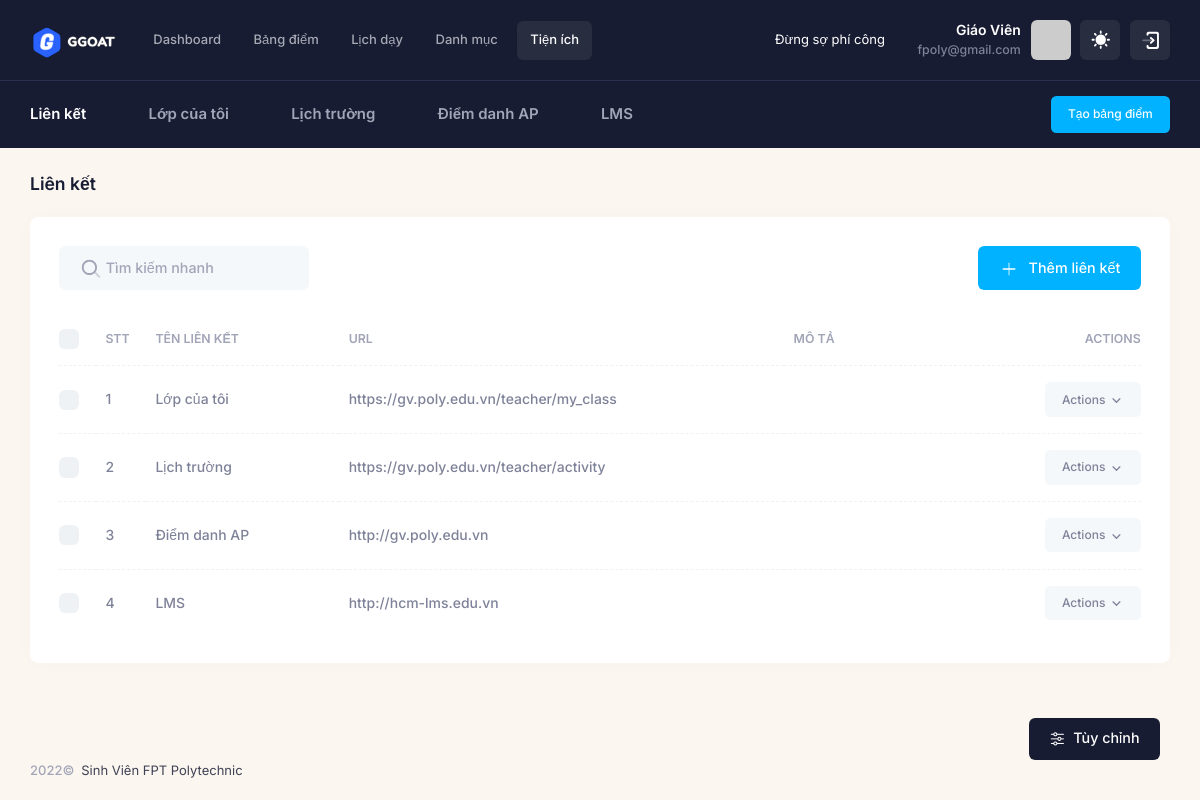
The app's page /tien-ich/lien-ket (signed in) with its own data.
### tables this page shows
CREATE TABLE `teachers` (
  `id_teacher` int(11) NOT NULL,
  `name` varchar(225) NOT NULL,
  `email` varchar(225) NOT NULL,
  `password` text NOT NULL,
  `register_date` datetime DEFAULT NULL,
  `code_donate` text NOT NULL,
  `id_coso` int(11) DEFAULT NULL COMMENT 'cơ sở đang dạy',
  `status` enum('1','2') NOT NULL DEFAULT '2',
  `data` longtext DEFAULT NULL COMMENT 'tất cả dữ liệu quản lý của giáo viên'
);

CREATE TABLE `lien_ket` (
  `id_lienket` int(11) NOT NULL,
  `ten` varchar(225) NOT NULL,
  `url` text NOT NULL,
  `mo_ta` text DEFAULT NULL,
  `id_teacher` int(11) NOT NULL
);

### app/controllers/Teacher.php (called while the page is built, shortened)
<?php
class Teacher extends  Controller
{
  public $data = array();
  public $model_home;
  public function __construct()
  {
    $this->model_home = $this->model('TeacherModel');
    $this->data['type'] = 'teacher';
    $this->data['page_parent'] = 'teacher';
    $this->data['page_target'] = 'teacher';
    $this->data = array_merge($this->data, $this->model_home->data);
  }
  public function links()
  {
    $this->model_home->links();
    $this->data['content'] = 'teacher/extensions/links';
    $this->data['page_title'] = 'Liên kết';
    $this->data['page_target'] = 'lien-ket';
    $this->data['page_parent'] = 'extensions';
    $this->data = array_merge($this->data, $this->model_home->data);
    $this->render('layouts/teacher', $this->data);
  }
}

### index.php (called while the page is built, shortened)
<?php
require_once 'bootstrap.php';
$myApp = new App();

### bootstrap.php (called while the page is built, shortened)
<?php
if (!empty($_SERVER['HTTPS']) && $_SERVER['HTTPS'] == 'on') {
  $web_root = 'https://' . $_SERVER['HTTP_HOST'];
} else {
  $web_root = 'http://' . $_SERVER['HTTP_HOST'];
}
$folder = str_replace(strtolower($_SERVER['DOCUMENT_ROOT']), '', strtolower(__DIR__));
$base_url = $web_root . $folder . '/';
function BASE_URL($url)
{
  global $base_url;
  return $base_url . $url;
}
if (!empty($_SERVER['PATH_INFO'])) {
  $url = $_SERVER['PATH_INFO'];
} else {
  $url = '/';
}
$route = array_filter(explode('/', $url));
$route  = array_values($route);
function route($index)
{
  global $route;
  if (isset($route[$index])) {
    return $route[$index];
  } else {
    return false;
  }
}
require_once  'core/Database.php';
$DB = new Database;
require_once  'core/Controller.php';

### core/Database.php (called while the page is built, shortened)
<?php
class Database
{
  private $conn;
  function connect()
  {
    if (!$this->conn) {
      try {
        $this->conn = mysqli_connect(
          $_ENV['DB_HOST'],
          $_ENV['DB_USERNAME'],
          $_ENV['DB_PASSWORD'],
          $_ENV['DB_DATABASE'],
          $_ENV['DB_PORT']
        );
        mysqli_query($this->conn, "set names 'utf8'");
      } catch (Exception $e) {
        error('503');
        die();
      }
    }
  }
  function getInfoTeacher($data)
  {
    if (isset($_SESSION['email'])) {
      $row = $this->conn->query(
        "SELECT * FROM `teachers`INNER JOIN `co_so` on co_so.id_coso = teachers.id_coso WHERE `email` = '" . $_SESSION['email'] . "' "
      )->fetch_array();
      if ($row) {
        return $row[$data];
      }
      return false;
    }
    return false;
  }
  function get_list($sql)
  {
    $result = mysqli_query($this->conn, $sql);
    $return = array();
    while ($row = mysqli_fetch_assoc($result)) {
      $return[] = $row;
    }
    return $return;
  }
}

### app/models/TeacherModel.php (called while the page is built, shortened)
<?php
class TeacherModel extends Model
{
    public function __construct()
    {
        $this->data = [
            'hoc_ky' => $this->get_list("SELECT * FROM  `hoc_ky`
            WHERE id_teacher  = '" . $this->getInfoTeacher('id_teacher') . "'
            order by case
            when ten_hocky LIKE '%spring%' then 1
            when ten_hocky LIKE '%summer%'  then 2
            when ten_hocky LIKE '%fall%'  then 3
            end
            , reverse(reverse(ten_hocky) + 0) + 0 DESC"),
            'khoa' =>
            $this->get_list(
                "SELECT * FROM `khoa` WHERE id_teacher = '" . $this->getInfoTeacher('id_teacher') . "'  ORDER BY ten_khoa DESC"
            ),
            'mon_hoc' =>
            $this->get_list(
                "SELECT * FROM `mon_hoc` WHERE id_teacher = '" . $this->getInfoTeacher('id_teacher') . "' ORDER BY id_mon DESC"
            ),
            'loai_lop' =>
            $this->get_list(
                "SELECT * FROM `loai_lop` WHERE  id_teacher = '" . $this->getInfoTeacher('id_teacher') . "' ORDER BY id_loai DESC"
            ),
            'lien_ket' =>
            $this->get_list(
                "SELECT * FROM `lien_ket` WHERE id_teacher = '" . $this->getInfoTeacher('id_teacher') . "'  ORDER BY id_lienket DESC limit 5"
            ),
        ];
    }
}

### app/views/teacher/extensions/links.php (the view, shortened to what this page needs)
<div class="card">
  <div class="card-header border-0 pt-6">
    <div class="card-title">
      <div class="d-flex align-items-center position-relative my-1">
        <span class="svg-icon svg-icon-1 position-absolute ms-6">
        </span>
        <input type="text" data-kt-link-table-filter="search" class="form-control form-control-solid w-250px ps-14" placeholder="Tìm kiếm nhanh" />
      </div>
    </div>
    <div class="card-toolbar">
      <div class="d-flex justify-content-end" data-kt-link-table-toolbar="base">
        <button type="button" class="btn btn-primary" data-bs-toggle="modal" data-bs-target="#kt_modal_add_link">
          <span class="svg-icon svg-icon-2">
            <svg width="24" height="24" viewBox="0 0 24 24" fill="none" xmlns="http://www.w3.org/2000/svg">
              <rect opacity="0.5" x="11.364" y="20.364" width="16" height="2" rx="1" transform="rotate(-90 11.364 20.364)" fill="currentColor" />
              <rect x="4.36396" y="11.364" width="16" height="2" rx="1" fill="currentColor" />
            </svg>
          </span>
          Thêm <?= strtolower($this->data['page_title']) ?>
        </button>
      </div>
    </div>
  </div>
  <div class="card-body py-4">
    <table class="table align-middle table-row-dashed fs-6 gy-5" id="kt_table_links">
      <thead>
        <tr class="text-start text-muted fw-bold fs-7 text-uppercase gs-0">
          <th class="w-10px pe-2">
            <div class="form-check form-check-sm form-check-custom form-check-solid me-3">
              <input class="form-check-input" type="checkbox" data-kt-check="true" data-kt-check-target="#kt_table_links .form-check-input" value="1" />
            </div>
          </th>
          <th class="w-50px">STT</th>
          <th class="min-w-125px">Tên liên kết</th>
          <th class="min-w-125px">URL</th>
          <th class="min-w-125px">Mô tả</th>
          <th class="text-end min-w-100px">Actions</th>
        </tr>
      </thead>
      <tbody class="text-gray-600 fw-semibold">
        <?php
        if (isset($this->model_home->data['lien_ket'])) {
          $data = $this->model_home->data['lien_ket'];
          $index = 1;
          foreach ($data as $item) {
            extract($item) ?>
            <tr>
              <td>
                <div class="form-check form-check-sm form-check-custom form-check-solid">
                  <input class="form-check-input" type="checkbox" value="<?= $id_lienket ?>">
                </div>
              </td>
              <td> <?= $index ?> </td>
              <td> <?= $ten ?> </td>
              <td> <?= $url ?> </td>
              <td> <?= $mo_ta ?> </td>
              <td class="text-end">
                <a href="#" class="btn btn-light btn-active-light-primary btn-sm" data-kt-menu-trigger="click" data-kt-menu-placement="bottom-end">Actions
                  <span class="svg-icon svg-icon-5 m-0">
                  </span>
                </a>
              </td>
            </tr>
        <?php $index++;
          }
        } ?>
      </tbody>
    </table>
  </div>
</div>

### app/views/include/teacher/header.php (shortened to what this page needs)
<?php
global $DB;
?>
<div id="kt_app_header" class="app-header">
  <div class="app-header-primary" data-kt-sticky="true" data-kt-sticky-name="app-header-primary-sticky" data-kt-sticky-offset="{default: 'false', lg: '300px'}">
    <div class="app-container container-xxl d-flex align-items-stretch justify-content-between">
      <div class="d-flex flex-grow-1 flex-lg-grow-0">
        <div class="d-flex align-items-center me-7" id="kt_app_header_logo_wrapper">
          <a href="" class="d-flex align-items-center">
            <img alt="Logo" src="<?= BASE_URL('assets/media/logos/logo.png') ?>" class="h-35px" />
          </a>
        </div>
        <div class="app-header-menu app-header-mobile-drawer align-items-stretch" data-kt-drawer="true" data-kt-drawer-name="app-header-menu" data-kt-drawer-activate="{default: true, lg: false}" data-kt-drawer-overlay="true" data-kt-drawer-width="250px" data-kt-drawer-direction="start" data-kt-drawer-toggle="#kt_app_header_menu_toggle" data-kt-swapper="true" data-kt-swapper-mode="{default: 'append', lg: 'prepend'}" data-kt-swapper-parent="{default: '#kt_app_body', lg: '#kt_app_header_wrapper'}">
          <div class="menu menu-rounded menu-active-bg menu-state-primary menu-column menu-lg-row menu-title-gray-700 menu-icon-gray-500 menu-arrow-gray-500 menu-bullet-gray-500 my-5 my-lg-0 align-items-stretch fw-semibold px-2 px-lg-0" id="kt_app_header_menu" data-kt-menu="true">
            <?php
            $menu = [
              [
                'name' => 'Dashboard',
                'path' => 'dashboard',
              ],
              [
                'name' => 'Bảng điểm',
                'path' => 'bang-diem',
              ],
              [
                'name' => 'Lịch dạy',
                'path' => 'lich-day',
              ],
              [
                'name' => 'Danh mục',
                'path' => 'danh-muc',
                'sub' => [
                  [
                    'name' => 'Khóa học',
                    'path' => 'khoa-hoc',
                  ],
                  [
                    'name' => 'Học kỳ',
                    'path' => 'hoc-ky',
                  ],
                  [
                    'name' => 'Môn học',
                    'path' => 'mon-hoc',
                  ],
                  [
                    'name' => 'Loại lớp',
                    'path' => 'loai-lop',
                  ],
                  [
                    'name' => 'Loại điểm',
                    'path' => 'loai-diem',
                  ],
                ]
              ],
              [
                'name' => 'Tiện ích',
                'path' => 'tien-ich',
                'sub' => [
                  [
                    'name' => 'Liên kết',
                    'path' => 'lien-ket',
                  ],
                  [
                    'name' => 'Thành ngữ',
                    'path' => 'thanh-ngu',
                  ],
                ]
              ],
            ];
            ?>
            <?php
            foreach ($menu as $item) {
              extract($item); ?>
              <div <?= isset($sub) ? 'data-kt-menu-trigger="{' . "default: 'click'" . " ,lg:'hover'" . '}"' : '' ?> data-kt-menu-placement="bottom-start" class="menu-item <?= (route(0) == $path) || ((route(0) == '' && $path == 'dashboard')) ? 'here show' : false ?>" menu-lg-down-accordion menu-sub-lg-down-indention me-0 me-lg-2">
                <?php
                if (!isset($sub)) { ?>
                  <a class="menu-link py-3" href="<?= BASE_URL($path) ?>"><?= $name ?></a>
                <?php } else { ?>
                  <span class="menu-link py-3">
                    <span class="menu-title">
                      <?= $name ?>
                    </span>
                  <?php } ?>
                  </span>
              </div>
            <?php } ?>
          </div>
        </div>
      </div>
      <div class="app-navbar flex-shrink-0">
        <div class="app-navbar-item ms-3" id="kt_header_user_menu_toggle">
          <div class="text-white mx-5 px-5">
            <marquee>
              <?= isset($this->data['thanh_ngu']['noi_dung']) ?  $this->data['thanh_ngu']['noi_dung'] : 'Đừng sợ phí công' ?>
            </marquee>
          </div>
          <div class="text-end d-none d-sm-flex flex-column justify-content-center me-3">
            <a href="" class="text-white text-hover-primary fs-6 fw-bold">Giáo Viên</a>
            <span class="text-gray-600 fs-7 fw-semibold d-block"><?= $DB->getInfoTeacher('email') ?></span>
          </div>
          <div class="cursor-pointer symbol symbol-35px symbol-md-40px" data-kt-menu-trigger="{default: 'click', lg: 'hover'}" data-kt-menu-attach="parent" data-kt-menu-placement="bottom-end">
            <img src="https://ui-avatars.com/api/?name=<?= $DB->getInfoTeacher('email') ?>" alt="user" />
          </div>
        </div>
        <div class="app-navbar-item ms-3">
          <a href="#" class="btn btn-icon btn-icon-white btn-active-color-primary btn-custom w-35px h-35px w-md-40px h-md-40px" data-kt-menu-trigger="{default:'click', lg: 'hover'}" data-kt-menu-attach="parent" data-kt-menu-placement="bottom-end">
            <span class="svg-icon theme-light-show svg-icon-2">
            </span>
          </a>
        </div>
        <div class="app-navbar-item ms-3">
          <a href="<?= BASE_URL('auth/logout') ?>" class="btn btn-icon btn-icon-white btn-active-color-primary btn-custom w-35px h-35px w-md-40px h-md-40px">
            <span class="svg-icon svg-icon-1">
            </span>
          </a>
        </div>
      </div>
    </div>
  </div>
  <div class="app-header-secondary">
    <div class="app-container container-xxl d-flex align-items-stretch">
      <div class="w-100 d-flex flex-stack">
        <div class="d-flex flex-stack me-5">
          <span class="text-white fw-bold fs-5 me-3 me-lg-6">Liên kết</span>
          <div class="d-flex gap-1 gap-lg-2">
            <?php
            if (!empty($this->data['lien_ket'])) {
              $lien_ket = $this->data['lien_ket'];
              foreach ($lien_ket as $item) {
                extract($item);
            ?>
                <a href="<?= $url ?>" target="_blank" class="custom-link rounded px-lg-4 py-lg-2 d-flex flex-center">
                  <span class="d-none d-lg-inline text-muted fw-bold text-hover-primary fs-5 ps-3"><?= $ten ?></span>
                </a>
            <?php }
            } ?>
          </div>
        </div>
        <a href="" class="btn btn-sm btn-primary py-3" data-bs-toggle="modal" data-bs-target="#kt_modal_create_app">Tạo bảng điểm</span></a>
      </div>
    </div>
  </div>
</div>

### records on screen
teachers: email "fpoly@gmail.com"
lien_ket: ten "Lớp của tôi", url "https://gv.poly.edu.vn/teacher/my_class"
lien_ket: ten "Lịch trường", url "https://gv.poly.edu.vn/teacher/activity"
lien_ket: ten "Điểm danh AP", url "http://gv.poly.edu.vn"
lien_ket: ten "LMS", url "http://hcm-lms.edu.vn"

### other values on screen
$name "Dashboard"
$name "Bảng điểm"
$name "Lịch dạy"
$name "Danh mục"
$name "Tiện ích"
$this->data['page_title'] "Liên kết"
$this->data['page_title'] "liên kết"
